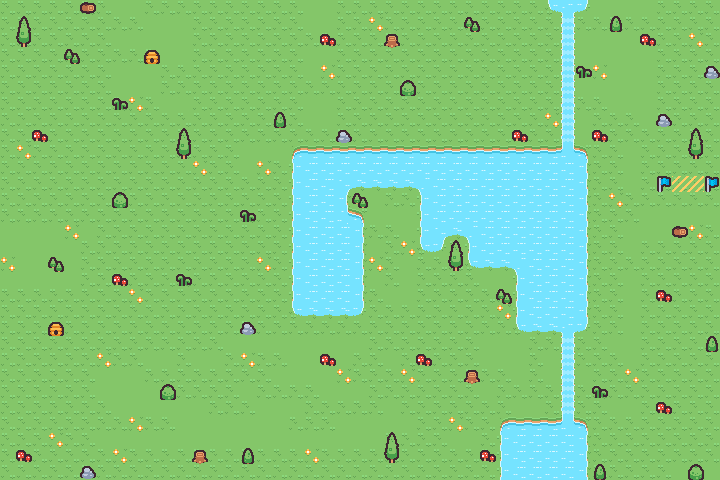

A 2D game scene composited from a Tiled map and its tileset images. What follows is a short description and the map's XML, with each tile layer's data collapsed to a summary:
An orthogonal 45x30 tile map with 16x16 px tiles, 4 tile layers (Ground, Obstacles, Water, Goal), 2 tilesets and 20 objects (8x hovercraft, 6x letter, 5x bomb, spawn).

<map version="1.10" tiledversion="1.10.2" orientation="orthogonal" renderorder="right-down" width="45" height="30" tilewidth="16" tileheight="16" infinite="0" nextlayerid="8" nextobjectid="21">
 <tileset firstgid="1" name="sprites" tilewidth="16" tileheight="16" tilecount="275" columns="25">
  <image source="sprites.png" trans="ff00ff" width="400" height="176" />
 </tileset>
 <tileset firstgid="276" name="sprites" tilewidth="16" tileheight="16" tilecount="275" columns="25">
  <image source="sprites.png" trans="ff00ff" width="400" height="176" />
 </tileset>
 <layer id="1" name="Ground" width="45" height="30">
  <data>[1350 cells, 1350 non-empty, 5 distinct tile ids]</data>
 </layer>
 <layer id="2" name="Obstacles" width="45" height="30">
  <data>[1350 cells, 54 non-empty, 16 distinct tile ids]</data>
 </layer>
 <layer id="3" name="Water" width="45" height="30">
  <data>[1350 cells, 207 non-empty, 15 distinct tile ids]</data>
 </layer>
 <layer id="4" name="Goal" width="45" height="30">
  <data>[1350 cells, 4 non-empty, 3 distinct tile ids]</data>
 </layer>
 <objectgroup id="7" name="Letter Layer">
  <object id="2" name="Letter C" type="letter" gid="48" x="528" y="48" width="16" height="16" />
  <object id="3" name="Letter O" type="letter" gid="100" x="528" y="368" width="16" height="16" />
  <object id="4" name="Letter M" type="letter" gid="98" x="384" y="304" width="16" height="16" />
  <object id="5" name="Letter M" type="letter" gid="98" x="32" y="416" width="16" height="16" />
  <object id="6" name="Letter I" type="letter" gid="74" x="32" y="48" width="16" height="16" />
  <object id="7" name="Letter T" type="letter" gid="125" x="240" y="64" width="16" height="16" />
 </objectgroup>
 <objectgroup id="6" name="Enemy Layer">
  <object id="8" name="Bomb" type="bomb" gid="5" x="48" y="96" width="16" height="16" />
  <object id="9" name="Bomb" type="bomb" gid="5" x="16" y="304" width="16" height="16" />
  <object id="10" name="Bomb" type="bomb" gid="5" x="304" y="432" width="16" height="16" />
  <object id="11" name="Hovercraft" type="hovercraft" gid="165" x="224" y="112" width="16" height="16" />
  <object id="12" name="Hovercraft" type="hovercraft" gid="165" x="640" y="352" width="16" height="16" />
  <object id="13" name="Hovercraft" type="hovercraft" gid="165" x="128" y="384" width="16" height="16" />
  <object id="14" name="Hovercraft" type="hovercraft" gid="165" x="640" y="80" width="16" height="16" />
  <object id="15" name="Hovercraft" type="hovercraft" gid="165" x="464" y="112" width="16" height="16" />
  <object id="16" name="Hovercraft" type="hovercraft" gid="165" x="496" y="400" width="16" height="16" />
  <object id="17" name="Bomb" type="bomb" gid="5" x="448" y="352" width="16" height="16" />
  <object id="18" name="Bomb" type="bomb" gid="5" x="608" y="240" width="16" height="16" />
  <object id="19" name="Hovercraft" type="hovercraft" gid="165" x="192" y="256" width="16" height="16" />
  <object id="20" name="Hovercraft" type="hovercraft" gid="165" x="48" y="176" width="16" height="16" />
 </objectgroup>
 <objectgroup id="5" name="Player">
  <object id="1" name="Spawn" type="spawn" x="400" y="224">
   <point />
  </object>
 </objectgroup>
</map>
